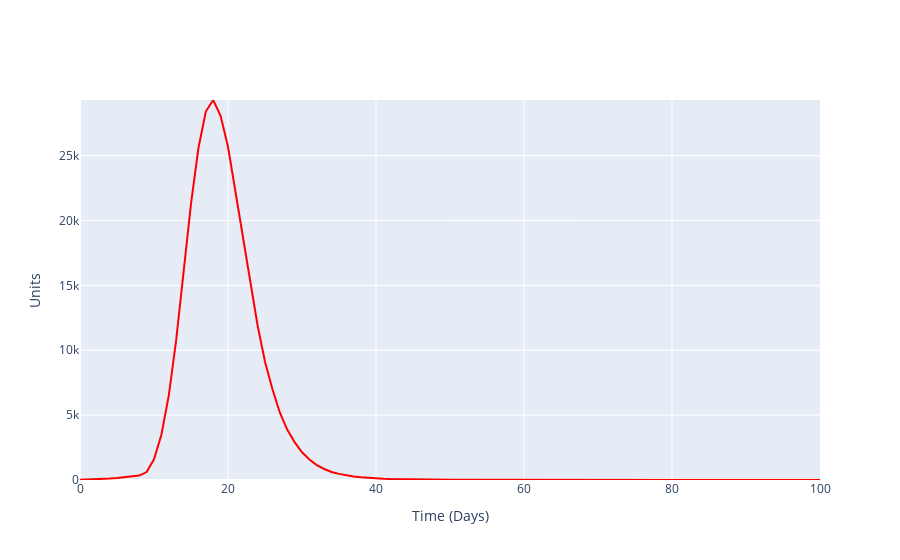

Source (notebook cell):
### Code cell
fig = go.Figure()
fig.add_trace(go.Scatter(x=np.arange(0,len(average_node_count)), y=[v[1] for v in average_node_count],
                    mode='lines', name='infectious', line=dict(color='red', width=2)))
fig.update_layout(xaxis_title='Time (Days)', yaxis_title='Units',yaxis=dict(range=[0, max([v[1] for v in average_node_count])]))
fig.show()

### Figure 1 — Plotly figure (JSON) as saved in the notebook; plotly's stock layout.template omitted (floating-point values rounded to 4 significant figures)
{"data": [{"line": {"color": "red", "width": 2}, "mode": "lines", "name": "infectious", "type": "scatter", "x": [0, 1, 2, 3, 4, 5, 6, 7, 8, 9, 10, 11, 12, 13, 14, 15, 16, 17, 18, 19, 20, 21, 22, 23, 24, 25, 26, 27, 28, 29, 30, 31, 32, 33, 34, 35, 36, 37, 38, 39, 40, 41, 42, 43, 44, 45, 46, 47, 48, 49, 50, 51, 52, 53, 54, 55, 56, 57, 58, 59, 60, 61, 62, 63, 64, 65, 66, 67, 68, 69, 70, 71, 72, 73, 74, 75, 76, 77, 78, 79, 80, 81, 82, 83, 84, 85, 86, 87, 88, 89, 90, 91, 92, 93, 94, 95, 96, 97, 98, 99, 100], "y": [10, 25, 48, 79, 109, 149, 215, 264, 342, 612, 1597, 3494, 6524, 10797, 16164, 21284, 25571, 28398, 29290, 28073, 25688, 22249, 18666, 15088, 11906, 9118, 7011, 5201, 3888, 2923, 2140, 1576, 1149, 848, 614, 473, 348, 270, 208, 155, 116, 95, 74, 60, 49, 35, 29, 20, 18, 15, 12, 11, 12, 9, 7, 5, 3, 1, 0, 0, 0, 0, 0, 0, 0, 0, 0, 0, 0, 0, 0, 0, 0, 0, 0, 0, 0, 0, 0, 0, 0, 0, 0, 0, 0, 0, 0, 0, 0, 0, 0, 0, 0, 0, 0, 0, 0, 0, 0, 0, 0]}], "layout": {"xaxis": {"title": {"text": "Time (Days)"}}, "yaxis": {"range": [0, 29290], "title": {"text": "Units"}}}}
